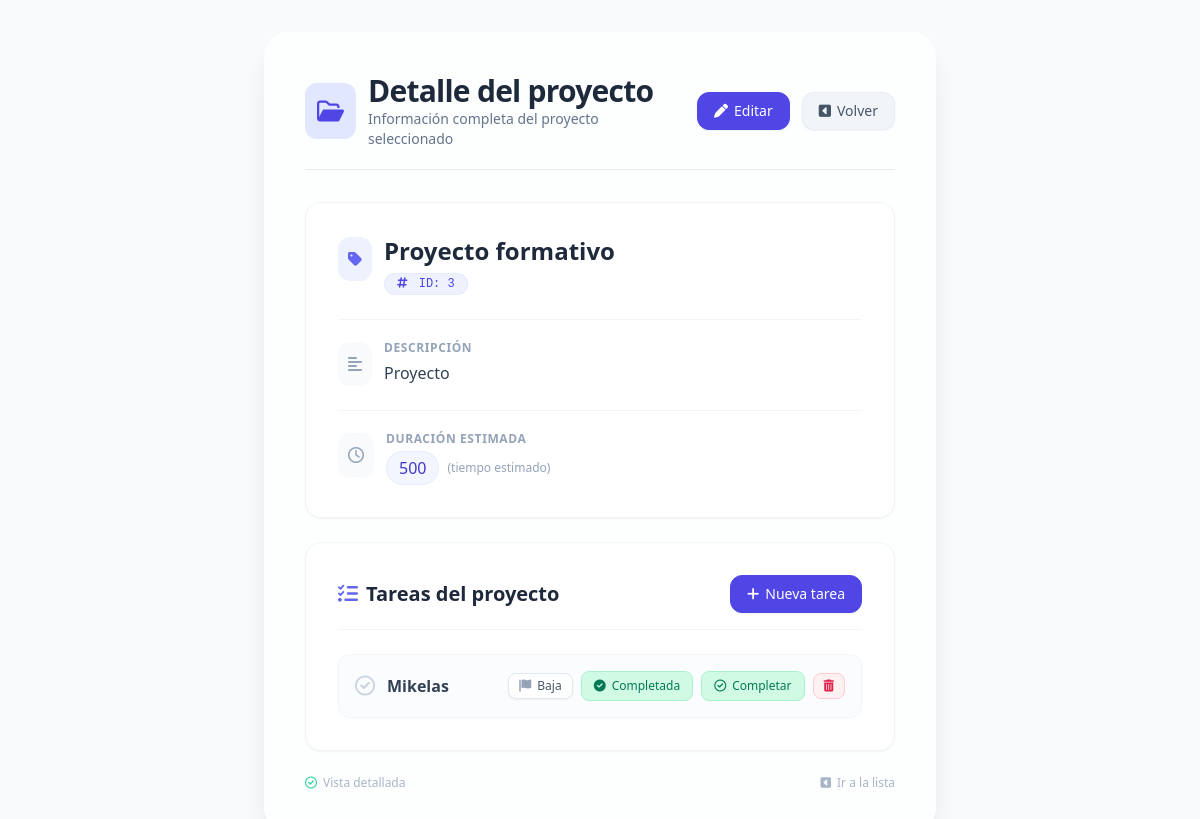
/proyectos/3/, run on the app's committed database.
### gestor_proyectos/models.py (models this page shows)
class Proyecto(models.Model):
    nombre = models.CharField(max_length=100) # campo de texto (varchar)
    descripcion = models.TextField() # Campo de texto largo
    duracion = models.IntegerField() # Campo numérico entero

class Tarea(models.Model):
    PRIORIDAD_CHOICES = [
        ('BAJA', 'Baja'),
        ('MEDIA', 'Media'),
        ('ALTA', 'Alta'),
    ]
    ESTADO_CHOICES = [
        ('PENDIENTE', 'Pendiente'),
        ('EN_PROGRESO', 'En Progreso'),
        ('COMPLETADA', 'Completada'),
    ]
    proyecto = models.ForeignKey(
        Proyecto,
        on_delete=models.CASCADE,
        related_name='tareas',
    )
    titulo= models.CharField(max_length=50)
    prioridad=models.CharField(max_length=5, choices=PRIORIDAD_CHOICES, default='MEDIA')
    estado=models.CharField(max_length=12, choices=ESTADO_CHOICES, default='PENDIENTE')

### gestor_proyectos/views.py (the view)
# urls.py: path('proyectos/<int:id>/', views.ver_proyecto, name='ver_proyecto'),
def ver_proyecto(request, id):
    proyecto = Proyecto.objects.get(id=id) #el id que se le coloca en la url
    print(proyecto.tareas.all)
    return render(request, 'detalle-proyecto.html', {'proyecto': proyecto})

### gestor_proyectos/templates/detalle-proyecto.html (shortened to what this page needs)
<!DOCTYPE html>
<html lang="es">
<head>
    <script src="https://cdn.tailwindcss.com"></script>
    <link rel="stylesheet" href="https://cdnjs.cloudflare.com/ajax/libs/font-awesome/6.0.0-beta3/css/all.min.css" />
</head>
<body class="min-h-screen flex items-center justify-center p-4 md:p-8 font-sans antialiased">
    <div class="w-full max-w-2xl bg-white/70 backdrop-blur-sm rounded-3xl shadow-xl p-6 md:p-10 border border-white/40">
        <div class="flex items-center gap-3 mb-8 border-b border-slate-200/80 pb-5">
            <div class="bg-indigo-100 p-3 rounded-xl text-indigo-600">
                <i class="fa-regular fa-folder-open text-2xl"></i>
            </div>
            <div class="flex-1">
                <h1 class="text-2xl md:text-3xl font-bold text-slate-800 tracking-tight">
                    Detalle del proyecto
                </h1>
                <p class="text-sm text-slate-500 font-light">
                    Información completa del proyecto seleccionado
                </p>
            </div>
            <a href="{% url 'editar_proyecto' proyecto.id %}"
               class="inline-flex items-center gap-1.5 px-4 py-2 bg-indigo-600 text-white text-sm font-medium rounded-xl border border-indigo-600 hover:bg-indigo-700 hover:border-indigo-700 transition-all duration-150 shadow-sm hover:shadow">
                <i class="fa-solid fa-pen"></i>
                <span class="hidden sm:inline">Editar</span>
            </a>
            <a href="{% url 'proyectos' %}"
               class="inline-flex items-center gap-1.5 px-4 py-2 bg-slate-100 text-slate-600 text-sm font-medium rounded-xl border border-slate-200/60 hover:bg-slate-200 hover:border-slate-300 transition-all duration-150 shadow-sm hover:shadow">
                <i class="fa-solid fa-square-caret-left"></i>
                <span class="hidden sm:inline">Volver</span>
            </a>
        </div>
        <div class="detalle-card bg-white rounded-2xl p-6 md:p-8 border border-slate-100 shadow-sm">
            <div class="flex items-start gap-3 mb-6">
                <div class="bg-indigo-50 p-2.5 rounded-xl text-indigo-500 mt-0.5">
                    <i class="fa-solid fa-tag"></i>
                </div>
                <div>
                    <h2 class="text-xl md:text-2xl font-bold text-slate-800 break-words">
                        {{ proyecto.nombre }}
                    </h2>
                    <span class="inline-block mt-1.5 text-xs font-mono bg-indigo-50 text-indigo-600 px-3 py-0.5 rounded-full border border-indigo-100/70">
                        <i class="fa-regular fa-hashtag mr-1"></i> ID: {{ proyecto.id }}
                    </span>
                </div>
            </div>
            <div class="flex items-start gap-3 mb-6 border-t border-slate-100 pt-5">
                <div class="bg-slate-50 p-2.5 rounded-xl text-slate-400 mt-0.5">
                    <i class="fa-solid fa-align-left"></i>
                </div>
                <div class="flex-1 min-w-0">
                    <p class="text-xs font-semibold text-slate-400 uppercase tracking-wider campo-label">
                        Descripción
                    </p>
                    <p class="text-base text-slate-700 leading-relaxed mt-1 break-words">
                        {{ proyecto.descripcion }}
                    </p>
                </div>
            </div>
            <div class="flex items-start gap-3 border-t border-slate-100 pt-5">
                <div class="bg-slate-50 p-2.5 rounded-xl text-slate-400 mt-0.5">
                    <i class="fa-regular fa-clock"></i>
                </div>
                <div>
                    <p class="text-xs font-semibold text-slate-400 uppercase tracking-wider campo-label">
                        Duración estimada
                    </p>
                    <p class="text-base text-slate-700 font-medium mt-1 flex items-center gap-2">
                        <span class="bg-indigo-50/70 px-3 py-1 rounded-full text-indigo-700 border border-indigo-100/60">
                            {{ proyecto.duracion }}
                        </span>
                        <span class="text-xs text-slate-400 font-light">(tiempo estimado)</span>
                    </p>
                </div>
            </div>
        </div>
        <div class="mt-6 bg-white rounded-2xl p-6 md:p-8 border border-slate-100 shadow-sm">
            <div class="flex items-center justify-between gap-4 mb-6 border-b border-slate-100 pb-4">
                <h2 class="text-xl font-bold text-slate-800 flex items-center gap-2">
                    <i class="fa-solid fa-list-check text-indigo-500"></i>
                    Tareas del proyecto
                </h2>
                <a href="{% url 'crear_tarea' proyecto.id %}"
                   class="inline-flex items-center gap-1.5 px-4 py-2 bg-indigo-600 text-white text-sm font-medium rounded-xl border border-indigo-600 hover:bg-indigo-700 transition-colors shadow-sm">
                    <i class="fa-solid fa-plus"></i>
                    <span class="hidden sm:inline">Nueva tarea</span>
                </a>
            </div>
            <ul class="space-y-3">
                {% for tarea in proyecto.tareas.all %}
                    <li class="group flex flex-col sm:flex-row sm:items-center justify-between p-4 rounded-xl border border-slate-100 bg-slate-50/50 hover:bg-slate-50 hover:border-slate-200 transition-all duration-200 gap-3">
                        <div class="flex items-center gap-3">
                            <div class="text-slate-300 group-hover:text-indigo-400 transition-colors">
                                <i class="fa-regular fa-circle-check text-xl"></i>
                            </div>
                            <span class="text-base font-semibold text-slate-700">{{ tarea.titulo }}</span>
                        </div>
                        <div class="flex flex-wrap items-center gap-2 text-xs font-medium">
                            <span class="inline-flex items-center gap-1.5 px-2.5 py-1 rounded-lg border bg-white text-slate-600 border-slate-200 shadow-sm">
                                <i class="fa-solid fa-flag text-slate-400"></i>
                                {{ tarea.get_prioridad_display }}
                            </span>
                            <span >
                                <form action="{% url 'avanzar_estado_tarea' tarea.id %}" method="post">
                                      <button type="submit"
                                        class="btn-tarea inline-flex items-center gap-1.5 px-3 py-1.5 text-xs font-medium rounded-lg transition-colors
                                        {% if tarea.estado == 'COMPLETADA' %}
                                            bg-emerald-100 text-emerald-700 hover:bg-emerald-200 border border-emerald-200
                                        {% elif tarea.estado == 'EN_PROGRESO' %}
                                            bg-amber-100 text-amber-700 hover:bg-amber-200 border border-amber-200
                                        {% else %}
                                            bg-slate-100 text-slate-600 hover:bg-slate-200 border border-slate-200
                                        {% endif %}">
                                    {% if tarea.estado == 'COMPLETADA' %}
                                        <i class="fa-solid fa-circle-check"></i>
                                        {{ tarea.get_estado_display }}
                                    {% else %}
                                        <i class="fa-regular fa-circle-right"></i>
                                        {% if tarea.estado == 'PENDIENTE' %}Iniciar{% else %}Avanzar{% endif %}
                                    {% endif %}
                                </button>
                                </form>
                            </span>
                            <span >
                                <form action="{% url 'terminar_estado_tarea' tarea.id %}" method="post">
                                      <button type="submit"
                                            class="btn-tarea inline-flex items-center gap-1.5 px-3 py-1.5 text-xs font-medium rounded-lg transition-colors
                                            {% if tarea.estado == 'COMPLETADA' %}
                                                bg-emerald-100 text-emerald-700 hover:bg-emerald-200 border border-emerald-200
                                            {% else %}
                                                bg-indigo-50 text-indigo-600 hover:bg-indigo-100 border border-indigo-200
                                            {% endif %}">
                                        <i class="fa-regular fa-circle-check"></i>
                                        Completar
                                    </button>
                                </form>
                            </span>
                            <span>
                                <form action="{% url 'eliminar_tarea' tarea.id %}">
                                    <button onclick="return confirm('¿Estás seguro de eliminar esta tarea?')"
                                        type="submit"
                                        class="btn-tarea inline-flex items-center gap-1.5 px-2.5 py-1.5 text-xs font-medium rounded-lg transition-colors
                                        bg-rose-50 text-rose-600 hover:bg-rose-100 border border-rose-200">
                                    <i class="fa-solid fa-trash-can"></i>
                                </button>
                                </form>
                            </span>
                        </div>
                    </li>
                {% endfor %}
            </ul>
        </div>
        <div class="mt-6 text-xs text-slate-400/80 flex justify-between items-center">
            <span class="flex items-center gap-1.5">
                <i class="fa-regular fa-circle-check text-emerald-400"></i>
                Vista detallada
            </span>
            <span class="flex items-center gap-1.5">
                <i class="fa-solid fa-square-caret-left"></i>
                <a href="{% url 'proyectos' %}" class="hover:text-indigo-500 transition-colors">
                    Ir a la lista
                </a>
            </span>
        </div>
    </div>
</body>
</html>

### gestor_proyectos/templates/detalle-proyecto.html (style rules this page uses)
body { background: #f8fafc; }
.detalle-card { transition: transform 0.15s ease, box-shadow 0.15s ease; }
.campo-label { letter-spacing: 0.01em; }

### data on the page
Proyecto: nombre "Proyecto formativo", id "3", descripcion "Proyecto", duracion "500"
Tarea: titulo "Mikelas", prioridad "Baja", estado "Completada"
